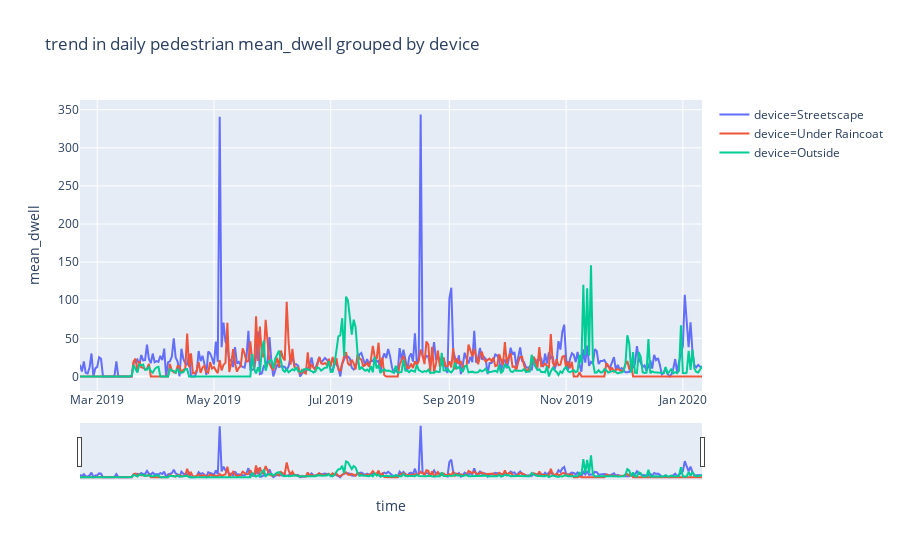

Source (notebook cell):
### Code cell
_ = interact(plot_timeline, 
             groupby=widgets.RadioButtons(options=['device', 'zone'], value='device'),
             metric=widgets.Dropdown(options=metric_list, value='mean_dwell')
            )

### Figure 1 — Plotly figure (JSON) as saved in the notebook; plotly's stock layout.template omitted (floating-point values rounded to 4 significant figures; data arrays with more than 128 entries replaced by an {"elided": "..."} marker saying what was removed)
{"data": [{"hoverlabel": {"namelength": 0}, "hovertemplate": "device=Streetscape<br>time=%{x}<br>mean_dwell=%{y}", "legendgroup": "device=Streetscape", "line": {"color": "#636efa", "dash": "solid"}, "mode": "lines", "name": "device=Streetscape", "showlegend": true, "type": "scatter", "x": {"elided": "326 str values"}, "xaxis": "x", "y": {"elided": "326 float values"}, "yaxis": "y"}, {"hoverlabel": {"namelength": 0}, "hovertemplate": "device=Under Raincoat<br>time=%{x}<br>mean_dwell=%{y}", "legendgroup": "device=Under Raincoat", "line": {"color": "#EF553B", "dash": "solid"}, "mode": "lines", "name": "device=Under Raincoat", "showlegend": true, "type": "scatter", "x": {"elided": "326 str values"}, "xaxis": "x", "y": {"elided": "326 float values"}, "yaxis": "y"}, {"hoverlabel": {"namelength": 0}, "hovertemplate": "device=Outside<br>time=%{x}<br>mean_dwell=%{y}", "legendgroup": "device=Outside", "line": {"color": "#00cc96", "dash": "solid"}, "mode": "lines", "name": "device=Outside", "showlegend": true, "type": "scatter", "x": {"elided": "326 str values"}, "xaxis": "x", "y": {"elided": "326 float values"}, "yaxis": "y"}], "layout": {"legend": {"tracegroupgap": 0}, "title": {"text": "trend in daily pedestrian mean_dwell grouped by device"}, "xaxis": {"anchor": "y", "domain": [0, 1], "rangeslider": {"visible": true}, "title": {"text": "time"}}, "yaxis": {"anchor": "x", "domain": [0, 1], "title": {"text": "mean_dwell"}}}}
